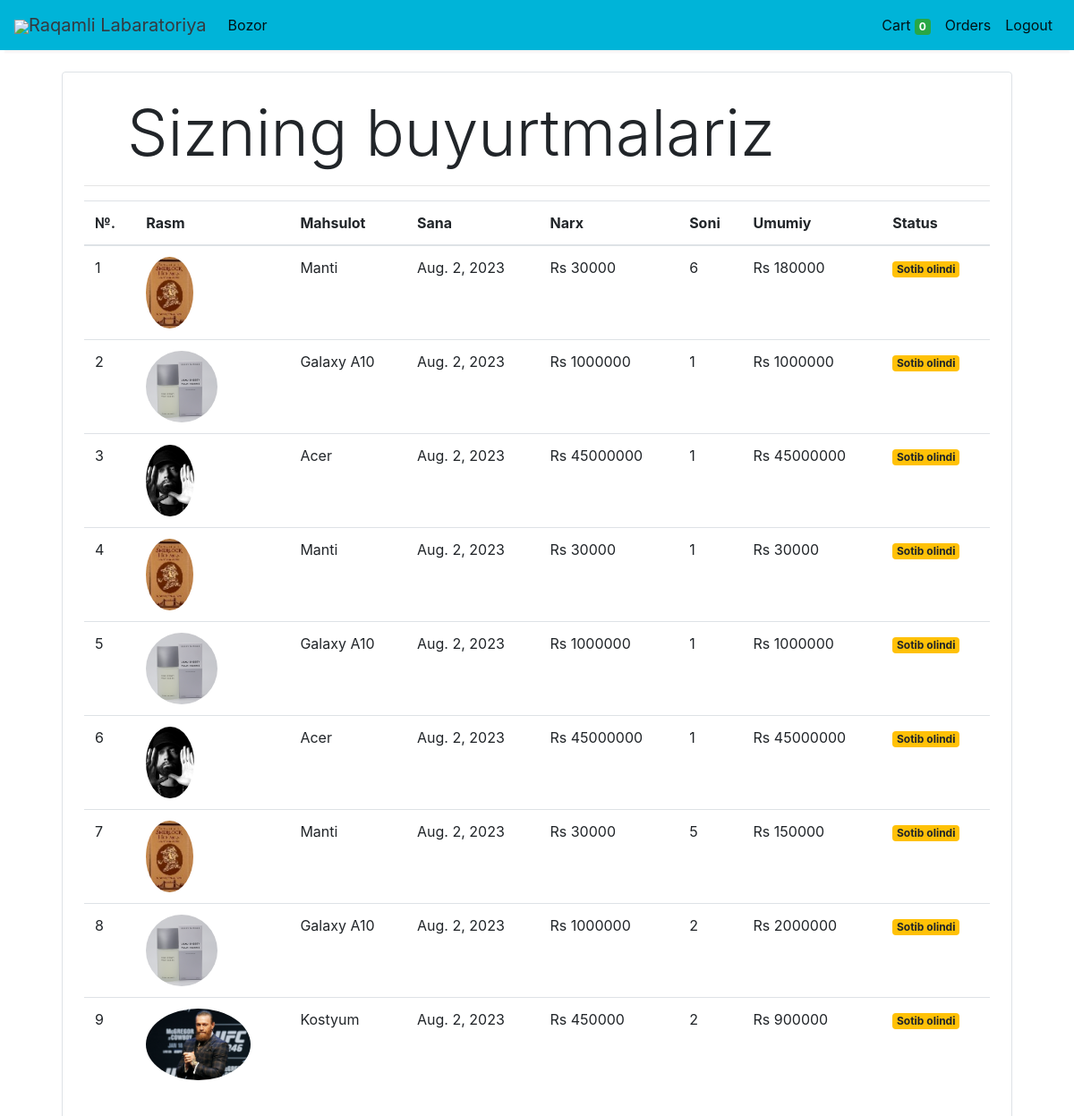
Page /orders (signed in) on the committed database.
### my_app/models.py (models this page shows, shortened)
class Order(models.Model):
    product = models.ForeignKey(Product, on_delete=models.CASCADE)
    customer = models.ForeignKey(Customer, on_delete=models.CASCADE)
    quantity = models.IntegerField(default=1)
    price = models.IntegerField()
    address = models.CharField(max_length=60, default='', blank=True)
    phone = models.IntegerField( max_length=12)
    date = models.DateField(default=datetime.datetime.today)
    status = models.BooleanField(default=False)
    def __str__(self):
        return self.product.name
    @staticmethod
    def get_orders_by_customer(customer_id):
        return Order.objects.filter(customer=customer_id).order_by('-date')

class Product(models.Model):
    name = models.CharField( max_length=60)
    price = models.IntegerField(default=0)
    category = models.ForeignKey(Category, on_delete=models.CASCADE, default=1)
    description = models.CharField(max_length=250, default='', blank=True, null=True)
    image = models.ImageField(upload_to='uploads/products')

### my_app/middlewares/auth.py (the view)
    def middleware(request):
        print(request.session.get('customer'))
        returnUrl = request.META['PATH_INFO']
        print(request.META['PATH_INFO'])
        if not request.session.get('customer'):
           return redirect(f'login?return_url={returnUrl}')
        response = get_response(request)
        return response

### my_app/templatetags/custom_filter.py (called while the page is built)
@register.filter(name='currency')
def currency(number):
    return "Rs "+str(number)

@register.filter(name='multiply')
def multiply(number , number1):
    return number * number1

### my_app/views.py (called while the page is built)
    def get(self , request ):
        customer = request.session.get('customer')
        orders = Order.get_orders_by_customer(customer)
        print(orders)
        return render(request , 'orders.html'  , {'orders' : orders})

### my_app/templates/orders.html
{% extends 'base.html' %}
{% block content %}
{% load cart %}
{% load custom_filter %}
<div class="container">
   <div class="border rounded p-4 m-4">
        <p class="display-3 pl-4 ml-4">Sizning buyurtmalariz</p>
        <hr>
        <table class="table">
            <thead>
                <tr>
                    <th>№.</th>
                    <th>Rasm</th>
                    <th>Mahsulot</th>
                    <th>Sana</th>
                    <th>Narx</th>
                    <th>Soni</th>
                    <th>Umumiy</th>
                    <th>Status</th>
                </tr>
            </thead>
            <tbody>
                {% for order in orders %}
                <tr>
                    <td>{{forloop.counter}}</td>
                    <td><img style="height: 80px;" class="rounded-circle" src="{{order.product.image.url}}" alt=""></td>
                    <td>{{order.product.name}}</td>
                    <td>{{order.date}}</td>
                    <td>{{order.price|currency}}</td>
                    <td>{{order.quantity}}</td>
                    <td>{{order.quantity|multiply:order.price|currency}}</td>
                    {% if order.status %}
                    <td><small class="badge badge-success">Completed</small></td>
                    {%else%}
                    <td><small class="badge badge-warning">Sotib olindi </small></td>
                    {% endif %}
                </tr>
                {% endfor %}
            </tbody>
        </table>
   </div>
</div>
{% endblock %}

### rows in the picture
Order: product.image (picture), product.name "Manti", date "Aug. 2, 2023", price "Rs 30000", quantity "6", quantity|multiply "Rs 180000", status "Sotib olindi"
Order: product.image (picture), product.name "Galaxy A10", date "Aug. 2, 2023", price "Rs 1000000", quantity "1", quantity|multiply "Rs 1000000", status "Sotib olindi"
Order: product.image (picture), product.name "Acer", date "Aug. 2, 2023", price "Rs 45000000", quantity "1", quantity|multiply "Rs 45000000", status "Sotib olindi"
Order: product.image (picture), product.name "Manti", date "Aug. 2, 2023", price "Rs 30000", quantity "1", quantity|multiply "Rs 30000", status "Sotib olindi"
Order: product.image (picture), product.name "Galaxy A10", date "Aug. 2, 2023", price "Rs 1000000", quantity "1", quantity|multiply "Rs 1000000", status "Sotib olindi"
Order: product.image (picture), product.name "Acer", date "Aug. 2, 2023", price "Rs 45000000", quantity "1", quantity|multiply "Rs 45000000", status "Sotib olindi"
Order: product.image (picture), product.name "Manti", date "Aug. 2, 2023", price "Rs 30000", quantity "5", quantity|multiply "Rs 150000", status "Sotib olindi"
Order: product.image (picture), product.name "Galaxy A10", date "Aug. 2, 2023", price "Rs 1000000", quantity "2", quantity|multiply "Rs 2000000", status "Sotib olindi"
Order: product.image (picture), product.name "Kostyum", date "Aug. 2, 2023", price "Rs 450000", quantity "2", quantity|multiply "Rs 900000", status "Sotib olindi"

### other values in the picture
{{ request.session.cart.keys|length }} "0"
